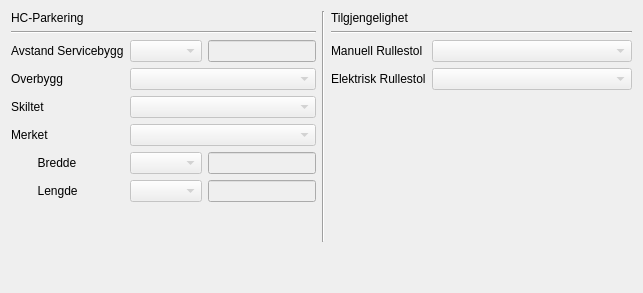
               <widget class="QWidget" name="tab_3">
                <attribute name="title">
                 <string>HC-Parkering</string>
                </attribute>
                <layout class="QVBoxLayout" name="verticalLayout_22">
                 <item>
                  <layout class="QVBoxLayout" name="verticalLayout_21">
                   <item>
                    <layout class="QHBoxLayout" name="horizontalLayout_27">
                     <item>
                      <layout class="QVBoxLayout" name="verticalLayout_6">
                       <item>
                        <widget class="QLabel" name="label_65">
                         <property name="text">
                          <string>HC-Parkering</string>
                         </property>
                        </widget>
                       </item>
                       <item>
                        <widget class="Line" name="line_20">
                         <property name="orientation">
                          <enum>Qt::Horizontal</enum>
                         </property>
                        </widget>
                       </item>
                       <item>
                        <layout class="QFormLayout" name="formLayout_5">
                         <item row="0" column="0">
                          <widget class="QLabel" name="label_75">
                           <property name="text">
                            <string>Avstand Servicebygg</string>
                           </property>
                          </widget>
                         </item>
                         <item row="0" column="1">
                          <layout class="QHBoxLayout" name="horizontalLayout_32">
                           <item>
                            <widget class="QComboBox" name="comboBox_avstandServicebygg">
                             <property name="enabled">
                              <bool>false</bool>
                             </property>
                            </widget>
                           </item>
                           <item>
                            <widget class="QLineEdit" name="lineEdit_avstandServicebygg">
                             <property name="enabled">
                              <bool>false</bool>
                             </property>
                            </widget>
                           </item>
                          </layout>
                         </item>
                         <item row="1" column="0">
                          <widget class="QLabel" name="label_67">
                           <property name="text">
                            <string>Overbygg</string>
                           </property>
                          </widget>
                         </item>
                         <item row="1" column="1">
                          <widget class="QComboBox" name="comboBox_overbygg">
                           <property name="enabled">
                            <bool>false</bool>
                           </property>
                           <item>
                            <property name="text">
                             <string/>
                            </property>
                           </item>
                           <item>
                            <property name="text">
                             <string>Ja</string>
                            </property>
                           </item>
                           <item>
                            <property name="text">
                             <string>Nei</string>
                            </property>
                           </item>
                          </widget>
                         </item>
                         <item row="2" column="0">
                          <widget class="QLabel" name="label_69">
                           <property name="text">
                            <string>Skiltet</string>
                           </property>
                          </widget>
                         </item>
                         <item row="2" column="1">
                          <widget class="QComboBox" name="comboBox_skiltet">
                           <property name="enabled">
                            <bool>false</bool>
                           </property>
                           <item>
                            <property name="text">
                             <string/>
                            </property>
                           </item>
                           <item>
                            <property name="text">
                             <string>Ja</string>
                            </property>
                           </item>
                           <item>
                            <property name="text">
                             <string>Nei</string>
                            </property>
                           </item>
                          </widget>
                         </item>
                         <item row="3" column="0">
                          <widget class="QLabel" name="label_70">
                           <property name="text">
                            <string>Merket</string>
                           </property>
                          </widget>
                         </item>
                         <item row="3" column="1">
                          <widget class="QComboBox" name="comboBox_merket">
                           <property name="enabled">
                            <bool>false</bool>
                           </property>
                           <item>
                            <property name="text">
                             <string/>
                            </property>
                           </item>
                           <item>
                            <property name="text">
                             <string>Ja</string>
                            </property>
                           </item>
                           <item>
                            <property name="text">
                             <string>Nei</string>
                            </property>
                           </item>
                          </widget>
                         </item>
                         <item row="4" column="0">
                          <widget class="QLabel" name="label_bredde_vei">
                           <property name="text">
                            <string>        Bredde</string>
                           </property>
                          </widget>
                         </item>
                         <item row="4" column="1">
                          <layout class="QHBoxLayout" name="horizontalLayout_20">
                           <item>
                            <widget class="QComboBox" name="comboBox_bredde_vei">
                             <property name="enabled">
                              <bool>false</bool>
                             </property>
                            </widget>
                           </item>
                           <item>
                            <widget class="QLineEdit" name="lineEdit_bredde_vei">
                             <property name="enabled">
                              <bool>false</bool>
                             </property>
                            </widget>
                           </item>
                          </layout>
                         </item>
                         <item row="5" column="0">
                          <widget class="QLabel" name="label_lengde_vei">
                           <property name="text">
                            <string>        Lengde</string>
                           </property>
                          </widget>
                         </item>
                         <item row="5" column="1">
                          <layout class="QHBoxLayout" name="horizontalLayout_31">
                           <item>
                            <widget class="QComboBox" name="comboBox_lengde_vei">
                             <property name="enabled">
                              <bool>false</bool>
                             </property>
                            </widget>
                           </item>
                           <item>
                            <widget class="QLineEdit" name="lineEdit_lengde_vei">
                             <property name="enabled">
                              <bool>false</bool>
                             </property>
                            </widget>
                           </item>
                          </layout>
                         </item>
                        </layout>
                       </item>
                       <item>
                        <spacer name="verticalSpacer_9">
                         <property name="orientation">
                          <enum>Qt::Vertical</enum>
                         </property>
                         <property name="sizeHint" stdset="0">
                          <size>
                           <width>20</width>
                           <height>40</height>
                          </size>
                         </property>
                        </spacer>
                       </item>
                      </layout>
                     </item>
                     <item>
                      <widget class="Line" name="line_22">
                       <property name="orientation">
                        <enum>Qt::Vertical</enum>
                       </property>
                      </widget>
                     </item>
                     <item>
                      <layout class="QVBoxLayout" name="verticalLayout_20">
                       <item>
                        <widget class="QLabel" name="label_63">
                         <property name="text">
                          <string>Tilgjengelighet</string>
                         </property>
                         <property name="margin">
                          <number>10</number>
                         </property>
                        </widget>
                       </item>
                       <item>
                        <widget class="Line" name="line_21">
                         <property name="orientation">
                          <enum>Qt::Horizontal</enum>
                         </property>
                        </widget>
                       </item>
                       <item>
                        <layout class="QHBoxLayout" name="horizontalLayout_25">
                         <item>
                          <widget class="QLabel" name="label_77">
                           <property name="text">
                            <string>Manuell Rullestol</string>
                           </property>
                           <property name="margin">
                            <number>10</number>
                           </property>
                          </widget>
                         </item>
                         <item>
                          <widget class="QComboBox" name="comboBox_manuell_rullestol_hcparkering">
                           <property name="enabled">
                            <bool>false</bool>
                           </property>
                           <property name="minimumSize">
                            <size>
                             <width>200</width>
                             <height>0</height>
                            </size>
                           </property>
                          </widget>
                         </item>
                        </layout>
                       </item>
                       <item>
                        <layout class="QHBoxLayout" name="horizontalLayout_26">
                         <item>
                          <widget class="QLabel" name="label_78">
                           <property name="text">
                            <string>Elektrisk Rullestol</string>
                           </property>
                           <property name="margin">
                            <number>10</number>
                           </property>
                          </widget>
                         </item>
                         <item>
                          <widget class="QComboBox" name="comboBox_elektrisk_rullestol_hcparkering">
                           <property name="enabled">
                            <bool>false</bool>
                           </property>
                           <property name="minimumSize">
                            <size>
                             <width>200</width>
                             <height>0</height>
                            </size>
                           </property>
                          </widget>
                         </item>
                        </layout>
                       </item>
                       <item>
                        <spacer name="verticalSpacer_4">
                         <property name="orientation">
                          <enum>Qt::Vertical</enum>
                         </property>
                         <property name="sizeHint" stdset="0">
                          <size>
                           <width>20</width>
                           <height>40</height>
                          </size>
                         </property>
                        </spacer>
                       </item>
                      </layout>
                     </item>
                    </layout>
                   </item>
                   <item>
                    <spacer name="verticalSpacer_8">
                     <property name="orientation">
                      <enum>Qt::Vertical</enum>
                     </property>
                     <property name="sizeHint" stdset="0">
                      <size>
                       <width>20</width>
                       <height>40</height>
                      </size>
                     </property>
                    </spacer>
                   </item>
                  </layout>
                 </item>
                </layout>
                <zorder></zorder>
               </widget>
